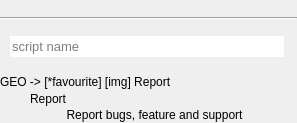
<?xml version="1.0" encoding="UTF-8"?>
<ui version="4.0">
 <class>Form</class>
 <widget class="QWidget" name="Form">
  <property name="geometry">
   <rect>
    <x>0</x>
    <y>0</y>
    <width>297</width>
    <height>123</height>
   </rect>
  </property>
  <property name="windowTitle">
   <string>arSearchScript</string>
  </property>
  <layout class="QVBoxLayout" name="verticalLayout">
   <property name="spacing">
    <number>0</number>
   </property>
   <property name="margin">
    <number>0</number>
   </property>
   <item>
    <widget class="QWidget" name="widget" native="true">
     <layout class="QHBoxLayout" name="horizontalLayout_5">
      <property name="spacing">
       <number>0</number>
      </property>
      <property name="margin">
       <number>0</number>
      </property>
     </layout>
    </widget>
   </item>
   <item>
    <widget class="Line" name="line">
     <property name="orientation">
      <enum>Qt::Horizontal</enum>
     </property>
    </widget>
   </item>
   <item>
    <widget class="QWidget" name="widget_3" native="true">
     <layout class="QHBoxLayout" name="horizontalLayout">
      <property name="leftMargin">
       <number>10</number>
      </property>
      <property name="topMargin">
       <number>0</number>
      </property>
      <property name="rightMargin">
       <number>0</number>
      </property>
      <property name="bottomMargin">
       <number>0</number>
      </property>
      <item>
       <widget class="QLabel" name="label_6">
        <property name="maximumSize">
         <size>
          <width>1000</width>
          <height>1000</height>
         </size>
        </property>
        <property name="text">
         <string/>
        </property>
        <property name="pixmap">
         <pixmap resource="../../../img/img.qrc">:/lbl/lbl/lblScriptSearch.png</pixmap>
        </property>
        <property name="scaledContents">
         <bool>false</bool>
        </property>
       </widget>
      </item>
     </layout>
    </widget>
   </item>
   <item>
    <widget class="QWidget" name="widget_2" native="true">
     <layout class="QHBoxLayout" name="horizontalLayout_6">
      <property name="leftMargin">
       <number>10</number>
      </property>
      <property name="topMargin">
       <number>0</number>
      </property>
      <property name="rightMargin">
       <number>0</number>
      </property>
      <property name="bottomMargin">
       <number>0</number>
      </property>
      <item>
       <widget class="QLineEdit" name="lineEdit">
        <property name="font">
         <font>
          <pointsize>10</pointsize>
          <weight>50</weight>
          <bold>false</bold>
         </font>
        </property>
        <property name="text">
         <string/>
        </property>
        <property name="frame">
         <bool>false</bool>
        </property>
        <property name="placeholderText">
         <string>script name</string>
        </property>
       </widget>
      </item>
      <item>
       <widget class="QLabel" name="label_2">
        <property name="maximumSize">
         <size>
          <width>26</width>
          <height>26</height>
         </size>
        </property>
        <property name="text">
         <string/>
        </property>
        <property name="pixmap">
         <pixmap resource="../../../img/img.qrc">:/btn/btn/btnWrite48.png</pixmap>
        </property>
        <property name="scaledContents">
         <bool>true</bool>
        </property>
       </widget>
      </item>
     </layout>
    </widget>
   </item>
   <item>
    <layout class="QHBoxLayout" name="horizontalLayout_2">
     <property name="spacing">
      <number>0</number>
     </property>
     <property name="leftMargin">
      <number>10</number>
     </property>
     <item>
      <widget class="QLabel" name="label">
       <property name="maximumSize">
        <size>
         <width>16777215</width>
         <height>16777215</height>
        </size>
       </property>
       <property name="text">
        <string/>
       </property>
       <property name="pixmap">
        <pixmap resource="../../../img/img.qrc">:/lbl/lbl/btnDownArrow18.png</pixmap>
       </property>
      </widget>
     </item>
    </layout>
   </item>
   <item>
    <widget class="QLabel" name="label_3">
     <property name="text">
      <string>GEO -&gt; [*favourite] [img] Report</string>
     </property>
     <property name="alignment">
      <set>Qt::AlignLeading|Qt::AlignLeft|Qt::AlignVCenter</set>
     </property>
    </widget>
   </item>
   <item>
    <layout class="QHBoxLayout" name="horizontalLayout_4">
     <property name="spacing">
      <number>10</number>
     </property>
     <item>
      <widget class="QLabel" name="label_9">
       <property name="maximumSize">
        <size>
         <width>20</width>
         <height>20</height>
        </size>
       </property>
       <property name="text">
        <string/>
       </property>
       <property name="pixmap">
        <pixmap resource="../../../img/img.qrc">:/lbl/lbl/lblFavouriteU24.png</pixmap>
       </property>
       <property name="scaledContents">
        <bool>true</bool>
       </property>
      </widget>
     </item>
     <item>
      <widget class="QLabel" name="label_8">
       <property name="text">
        <string>Report</string>
       </property>
      </widget>
     </item>
    </layout>
   </item>
   <item>
    <widget class="QLabel" name="label_4">
     <property name="text">
      <string>                    Report bugs, feature and support</string>
     </property>
    </widget>
   </item>
  </layout>
 </widget>
 <resources>
  <include location="../../../img/img.qrc"/>
 </resources>
 <connections/>
</ui>
